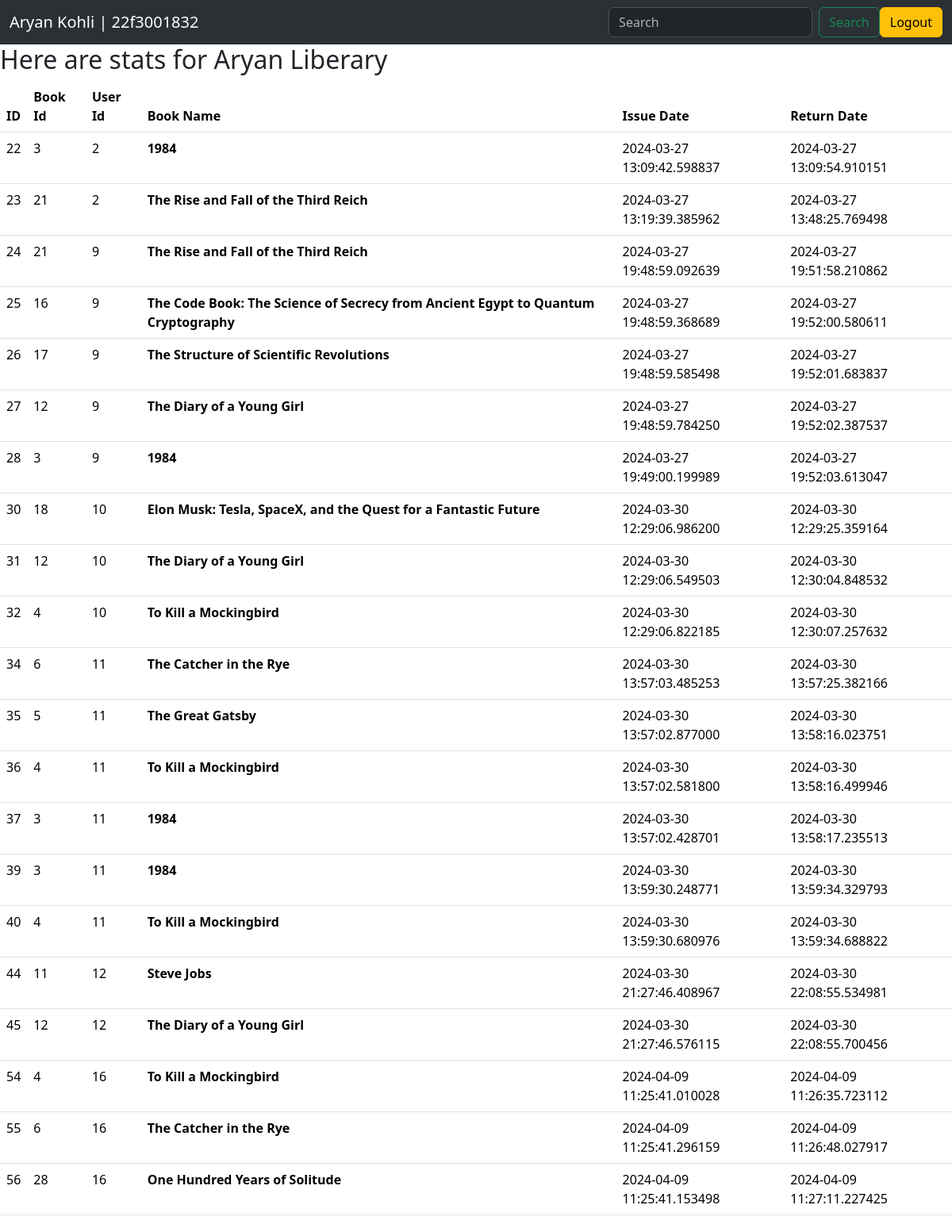
Page /stat on the committed database.
### app.py (models this page shows)
class History(db.Model):
    __tablename__ = 'History'
    historyId = db.Column(db.Integer, primary_key=True, autoincrement=True)
    issuedDate = db.Column(db.DateTime, nullable=False)
    returnDate = db.Column(db.DateTime)
    bookId = db.Column(db.Integer, db.ForeignKey('Book.bookId'), nullable=False)
    userId = db.Column(db.Integer, db.ForeignKey('User.userId'), nullable=False)
    bookName = db.Column(db.String(100), nullable=False)
    user = db.relationship('User', backref=db.backref('history', lazy=True))
    book = db.relationship('Book', backref=db.backref('history', lazy=True))

### app.py (the view)
@app.route('/stat')
def stat():
    stats = History.query.all()
    return render_template('stat.html', stats= stats)

### templates/stat.html
{% extends 'base.html' %}
{% block body %}
<h2>Here are stats for Aryan Liberary</h2>
<table class="table">
    <thead>
        <tr>
            <th scope="col">ID</th>
            <th scope="col">Book Id</th>
            <th scope="col">User Id</th>
            <th scope="col">Book Name</th>
            <th scope="col">Issue Date</th>
            <th scope="col">Return Date</th>
        </tr>
    </thead>
    <tbody>
        {% for s in stats %}
        <tr>
            <td>{{ s.historyId }}</td>
            <td>{{ s.bookId }}</td>
            <td>{{ s.userId }}</td>
            <td><b>{{ s.bookName }}</b></td>
            <td>{{ s.issuedDate }}</td>
            <td>{{ s.returnDate }}</td>
        </tr>
        {% endfor %}
    </tbody>
</table>
{% endblock body %}

### rows in the picture
History: historyId "22", bookId "3", userId "2", bookName "1984", issuedDate "2024-03-27 13:09:42.598837", returnDate "2024-03-27 13:09:54.910151"
History: historyId "23", bookId "21", userId "2", bookName "The Rise and Fall of the Third Reich", issuedDate "2024-03-27 13:19:39.385962", returnDate "2024-03-27 13:48:25.769498"
History: historyId "24", bookId "21", userId "9", bookName "The Rise and Fall of the Third Reich", issuedDate "2024-03-27 19:48:59.092639", returnDate "2024-03-27 19:51:58.210862"
History: historyId "25", bookId "16", userId "9", bookName "The Code Book: The Science of Secrecy from Ancient Egypt to Quantum Cryptography", issuedDate "2024-03-27 19:48:59.368689", returnDate "2024-03-27 19:52:00.580611"
History: historyId "26", bookId "17", userId "9", bookName "The Structure of Scientific Revolutions", issuedDate "2024-03-27 19:48:59.585498", returnDate "2024-03-27 19:52:01.683837"
History: historyId "27", bookId "12", userId "9", bookName "The Diary of a Young Girl", issuedDate "2024-03-27 19:48:59.784250", returnDate "2024-03-27 19:52:02.387537"
History: historyId "28", bookId "3", userId "9", bookName "1984", issuedDate "2024-03-27 19:49:00.199989", returnDate "2024-03-27 19:52:03.613047"
History: historyId "30", bookId "18", userId "10", bookName "Elon Musk: Tesla, SpaceX, and the Quest for a Fantastic Future", issuedDate "2024-03-30 12:29:06.986200", returnDate "2024-03-30 12:29:25.359164"
History: historyId "31", bookId "12", userId "10", bookName "The Diary of a Young Girl", issuedDate "2024-03-30 12:29:06.549503", returnDate "2024-03-30 12:30:04.848532"
History: historyId "32", bookId "4", userId "10", bookName "To Kill a Mockingbird", issuedDate "2024-03-30 12:29:06.822185", returnDate "2024-03-30 12:30:07.257632"
History: historyId "34", bookId "6", userId "11", bookName "The Catcher in the Rye", issuedDate "2024-03-30 13:57:03.485253", returnDate "2024-03-30 13:57:25.382166"
History: historyId "35", bookId "5", userId "11", bookName "The Great Gatsby", issuedDate "2024-03-30 13:57:02.877000", returnDate "2024-03-30 13:58:16.023751"
History: historyId "36", bookId "4", userId "11", bookName "To Kill a Mockingbird", issuedDate "2024-03-30 13:57:02.581800", returnDate "2024-03-30 13:58:16.499946"
History: historyId "37", bookId "3", userId "11", bookName "1984", issuedDate "2024-03-30 13:57:02.428701", returnDate "2024-03-30 13:58:17.235513"
History: historyId "39", bookId "3", userId "11", bookName "1984", issuedDate "2024-03-30 13:59:30.248771", returnDate "2024-03-30 13:59:34.329793"
History: historyId "40", bookId "4", userId "11", bookName "To Kill a Mockingbird", issuedDate "2024-03-30 13:59:30.680976", returnDate "2024-03-30 13:59:34.688822"
History: historyId "44", bookId "11", userId "12", bookName "Steve Jobs", issuedDate "2024-03-30 21:27:46.408967", returnDate "2024-03-30 22:08:55.534981"
History: historyId "45", bookId "12", userId "12", bookName "The Diary of a Young Girl", issuedDate "2024-03-30 21:27:46.576115", returnDate "2024-03-30 22:08:55.700456"
History: historyId "54", bookId "4", userId "16", bookName "To Kill a Mockingbird", issuedDate "2024-04-09 11:25:41.010028", returnDate "2024-04-09 11:26:35.723112"
History: historyId "55", bookId "6", userId "16", bookName "The Catcher in the Rye", issuedDate "2024-04-09 11:25:41.296159", returnDate "2024-04-09 11:26:48.027917"
History: historyId "56", bookId "28", userId "16", bookName "One Hundred Years of Solitude", issuedDate "2024-04-09 11:25:41.153498", returnDate "2024-04-09 11:27:11.227425"
